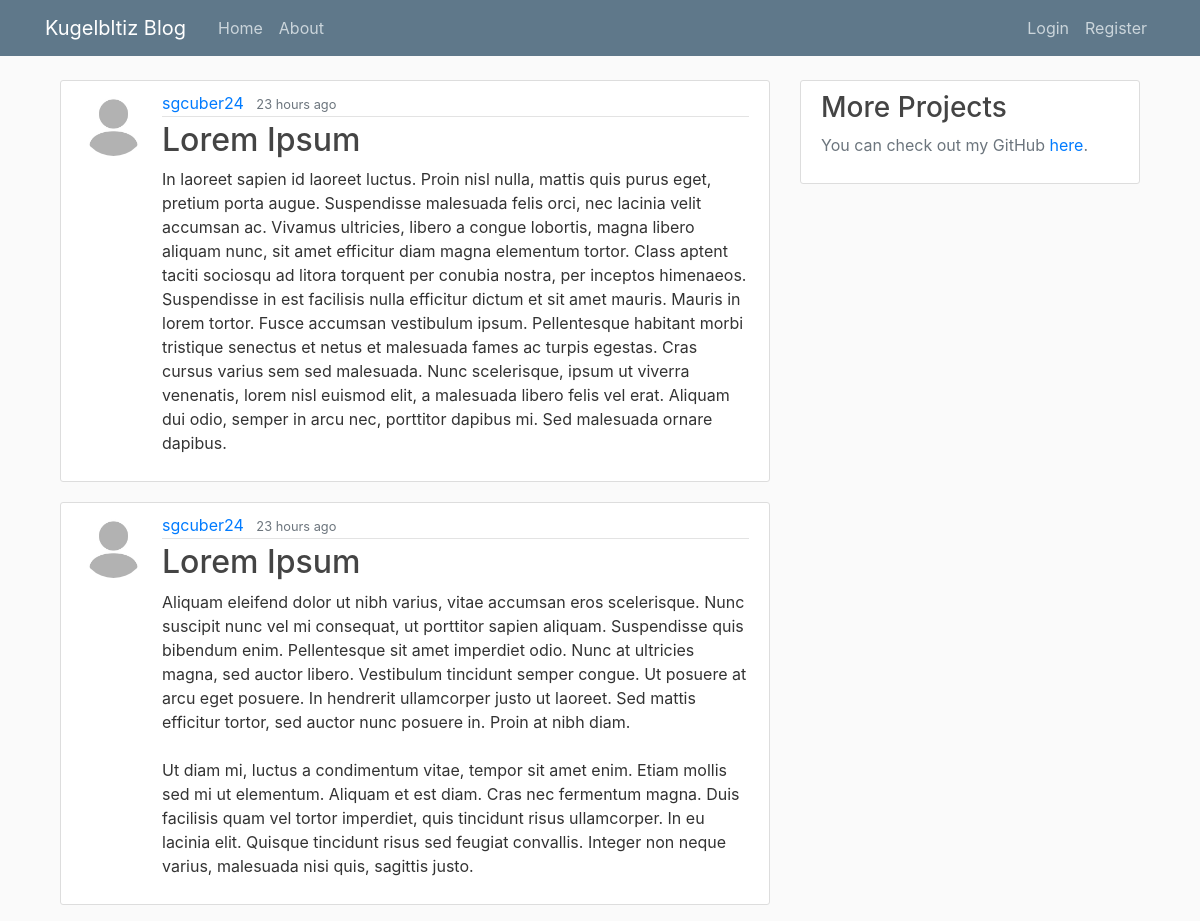
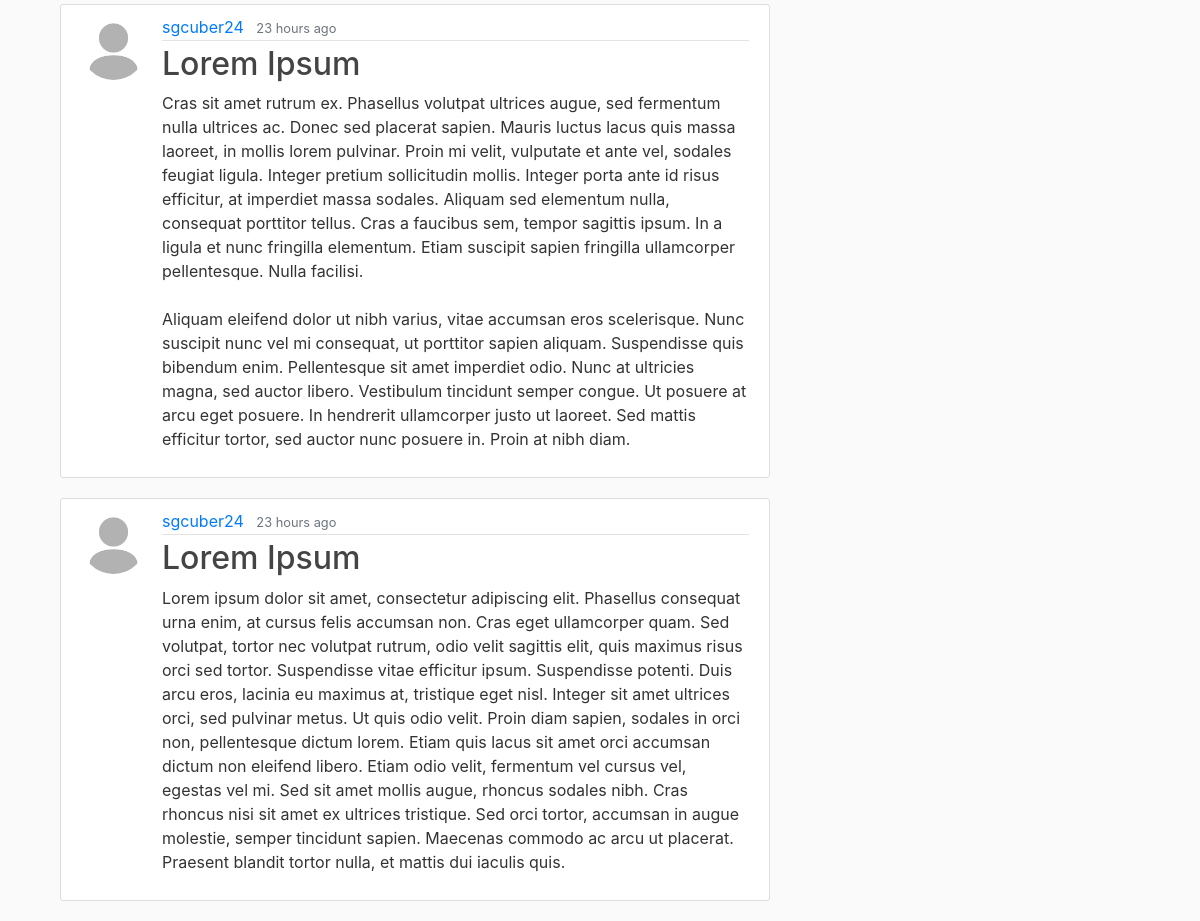
The page / on the database its author committed (2 pictures, top to bottom).
### blog/models.py (models this page shows, shortened)
class post(models.Model):
    title=models.CharField(max_length=100)
    content=models.TextField()
    date=models.DateTimeField(default=timezone.now)
    author=models.ForeignKey(User, on_delete=models.CASCADE)
    def whenpublished(self):
        now = timezone.now()
        diff= now - self.date
        if diff.days == 0 and diff.seconds >= 0 and diff.seconds < 60:
            seconds= diff.seconds
            if seconds == 1:
                return str(seconds) +  "second ago"
            else:
                return str(seconds) + " seconds ago"
        if diff.days == 0 and diff.seconds >= 60 and diff.seconds < 3600:
            minutes= math.floor(diff.seconds/60)
            if minutes == 1:
                return str(minutes) + " minute ago"
            else:
                return str(minutes) + " minutes ago"
        if diff.days == 0 and diff.seconds >= 3600 and diff.seconds < 86400:
            hours= math.floor(diff.seconds/3600)
            if hours == 1:
                return str(hours) + " hour ago"
            else:
                return str(hours) + " hours ago"

### users/models.py (models this page shows, shortened)
class Profile(models.Model):
    user=models.OneToOneField(User, on_delete=models.CASCADE)
    image=models.ImageField(default='default.jpg', upload_to='profile-pics')

### blog/views.py (the view)
# urls.py: path('', PostListView.as_view(), name='blog-home'),
class PostListView(ListView):
    model = post
    template_name='blog/home.html'
    context_object_name='posts'
    ordering=['-date']
    paginate_by=5

### blog/templates/blog/home.html (shortened to what this page needs)
{% extends "blog/base.html" %}
{% block content %}
    {% for post in posts %}
      <article class="media content-section">
        <img src="{{ post.author.profile.image.url }}" alt="" class="rounded-circle article-img">
        <div class="media-body">
          <div class="article-metadata">
            <a class="mr-2" href="{% url 'user-posts' post.author.username %}">{{ post.author }}</a>
            <small class="text-muted">{{ post.whenpublished }}</small>
          </div>
          <h2><a class="article-title" href="{% url 'post-detail' post.id %}">{{ post.title }}</a></h2>
          <p class="article-content">{{ post.content }}</p>
        </div>
      </article>
    {% endfor %}
{% endblock content %}

### blog/templates/blog/base.html (shortened to what this page needs)
{% load static %}
<!DOCTYPE html>
<html lang="en">
<head>
  <link rel="stylesheet" href="https://maxcdn.bootstrapcdn.com/bootstrap/4.0.0/css/bootstrap.min.css">
  <link rel="stylesheet" href="{% static 'blog/main.css' %}" class="css">
</head>
<body>
  <header class="site-header">
    <nav class="navbar navbar-expand-md navbar-dark bg-steel fixed-top">
      <div class="container">
        {% if user.is_authenticated %}
          <a class="navbar-brand mr-4" href="{% url 'profile' %}">{{ user.username }}</a>
        {% else %}
          <a class="navbar-brand mr-4" href="{% url 'blog-home' %}">Kugelbltiz Blog</a>
        {% endif %}
        <div class="collapse navbar-collapse" id="navbarToggle">
          <div class="navbar-nav mr-auto">
            <a class="nav-item nav-link" href="{% url 'blog-home' %}">Home</a>
            <a class="nav-item nav-link" href="{% url 'blog-about' %}">About</a>
          </div>
          <div class="navbar-nav">
            {% if user.is_authenticated %}
              <a class="nav-item nav-link" href="{% url 'post-create' %}">New Post</a>
              <a class="nav-item nav-link" href="{% url 'logout' %}">Logout</a>
            {% else %}
              <a class="nav-item nav-link" href="{% url 'login' %}">Login</a>
              <a class="nav-item nav-link" href="{% url 'register' %}">Register</a>
            {% endif %}
          </div>
        </div>
      </div>
    </nav>
  </header>
  <div class="container">
      <main role="main" class="container">
        <div class="row">
          <div class="col-md-8">
            {% block content %}{% endblock %}
          </div>
          <div class="col-md-4">
            <div class="content-section">
              <h3>More Projects</h3>
              <p class='text-muted'>You can check out my GitHub <a href="https://github.com/sgcuber24">here</a>.</p>
            </div>
          </div>
        </div>
      </main>
  </div>
</body>
</html>

### blog/static/blog/main.css (style rules this page uses)
body { background: #fafafa; color: #333333; margin-top: 5rem; }
h1, h2, h3, h4, h5, h6 { color: #444444; }
.bg-steel { background-color: #5f788a; }
.site-header .navbar-nav .nav-link { color: #cbd5db; }
.content-section { background: #ffffff; padding: 10px 20px; border: 1px solid #dddddd; border-radius: 3px; margin-bottom: 20px; }
.article-title { color: #444444; }
.article-content { white-space: pre-line; }
.article-img { height: 65px; width: 65px; margin-right: 16px; }
.article-metadata { padding-bottom: 1px; margin-bottom: 4px; border-bottom: 1px solid #e3e3e3 }

### rows shown on the page
post: author.profile.image (placeholder picture), author "sgcuber24", whenpublished "23 hours ago", title "Lorem Ipsum", content "In laoreet sapien id laoreet luctus. Proin nisl nulla, mattis quis purus eget, pretium porta augue. Suspendisse malesuada felis orci, nec lacinia velit accumsan ac. Vivamus ultricies, libero a congue lobortis, magna libero aliquam nunc, sit amet efficitur diam magna elementum tortor. Class aptent taciti sociosqu ad litora torquent per conubia nostra, per inceptos himenaeos. Suspendisse in est facilisis nulla efficitur dictum et sit amet mauris. Mauris in lorem tortor. Fusce accumsan vestibulum ipsum. Pellentesque habitant morbi tristique senectus et netus et malesuada fames ac turpis egestas. Cras cursus varius sem sed malesuada. Nunc scelerisque, ipsum ut viverra venenatis, lorem nisl…"
post: author.profile.image (placeholder picture), author "sgcuber24", whenpublished "23 hours ago", title "Lorem Ipsum", content "Aliquam eleifend dolor ut nibh varius, vitae accumsan eros scelerisque. Nunc suscipit nunc vel mi consequat, ut porttitor sapien aliquam. Suspendisse quis bibendum enim. Pellentesque sit amet imperdiet odio. Nunc at ultricies magna, sed auctor libero. Vestibulum tincidunt semper congue. Ut posuere at arcu eget posuere. In hendrerit ullamcorper justo ut laoreet. Sed mattis efficitur tortor, sed auctor nunc posuere in. Proin at nibh diam. Ut diam mi, luctus a condimentum vitae, tempor sit amet enim. Etiam mollis sed mi ut elementum. Aliquam et est diam. Cras nec fermentum magna. Duis facilisis quam vel tortor imperdiet, quis tincidunt risus ullamcorper. In eu lacinia elit. Quisque tincidunt…"
post: author.profile.image (placeholder picture), author "sgcuber24", whenpublished "23 hours ago", title "Lorem Ipsum", content "Cras sit amet rutrum ex. Phasellus volutpat ultrices augue, sed fermentum nulla ultrices ac. Donec sed placerat sapien. Mauris luctus lacus quis massa laoreet, in mollis lorem pulvinar. Proin mi velit, vulputate et ante vel, sodales feugiat ligula. Integer pretium sollicitudin mollis. Integer porta ante id risus efficitur, at imperdiet massa sodales. Aliquam sed elementum nulla, consequat porttitor tellus. Cras a faucibus sem, tempor sagittis ipsum. In a ligula et nunc fringilla elementum. Etiam suscipit sapien fringilla ullamcorper pellentesque. Nulla facilisi. Aliquam eleifend dolor ut nibh varius, vitae accumsan eros scelerisque. Nunc suscipit nunc vel mi consequat, ut porttitor sapien…"
post: author.profile.image (placeholder picture), author "sgcuber24", whenpublished "23 hours ago", title "Lorem Ipsum", content "Lorem ipsum dolor sit amet, consectetur adipiscing elit. Phasellus consequat urna enim, at cursus felis accumsan non. Cras eget ullamcorper quam. Sed volutpat, tortor nec volutpat rutrum, odio velit sagittis elit, quis maximus risus orci sed tortor. Suspendisse vitae efficitur ipsum. Suspendisse potenti. Duis arcu eros, lacinia eu maximus at, tristique eget nisl. Integer sit amet ultrices orci, sed pulvinar metus. Ut quis odio velit. Proin diam sapien, sodales in orci non, pellentesque dictum lorem. Etiam quis lacus sit amet orci accumsan dictum non eleifend libero. Etiam odio velit, fermentum vel cursus vel, egestas vel mi. Sed sit amet mollis augue, rhoncus sodales nibh. Cras rhoncus nisi…"
